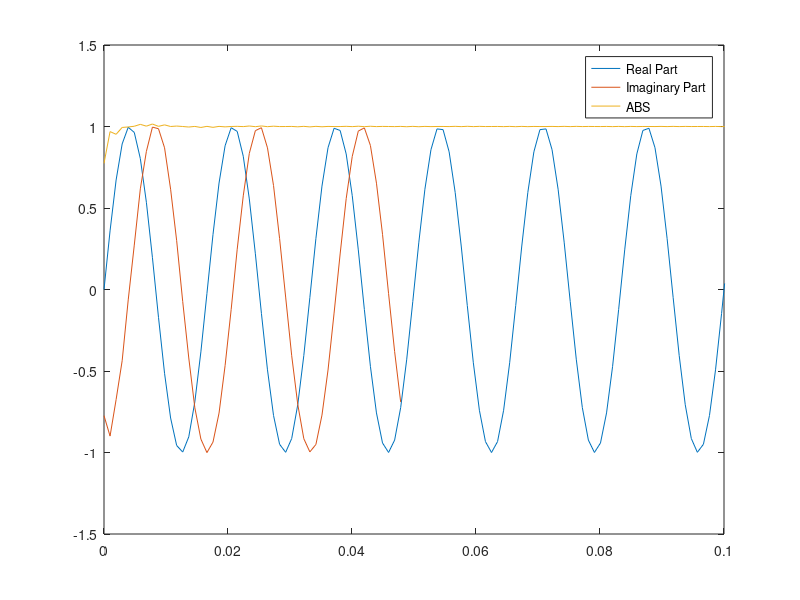

This chart was generated by the following MATLAB code:
%hilbertEnv--eton@231124.
#{
Envelope Extraction
https://ww2.mathworks.cn/help/signal/ug/envelope-extraction-using-the-analytic-signal.html
#}
#--{
pkg load signal
t = 0:1/1024:1;
x = sin(2*pi*60*t);
#-}
#{
t = 0:1e-4:0.1;#start, step, end
x = (1+cos(2*pi*50*t)).*cos(2*pi*1000*t);
#}
y = hilbert(x);
env=abs(y)

#plot(t(1:50),real(y(1:50)))
plot(t,real(y))
xlim([0 0.1])
hold on
plot(t(1:50),imag(y(1:50)))
hold on
plot(t, env)
hold off
#axis([0 0.05 -1.1 2])
legend('Real Part','Imaginary Part', "ABS")
